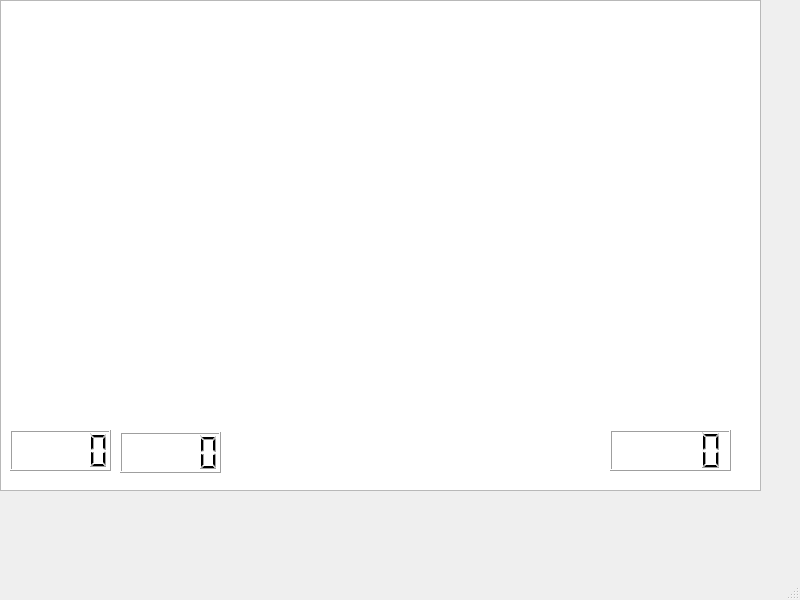
<?xml version="1.0" encoding="UTF-8"?>
<ui version="4.0">
 <class>MainWindow</class>
 <widget class="QMainWindow" name="MainWindow">
  <property name="geometry">
   <rect>
    <x>0</x>
    <y>0</y>
    <width>800</width>
    <height>600</height>
   </rect>
  </property>
  <property name="windowTitle">
   <string>MainWindow</string>
  </property>
  <widget class="QWidget" name="centralwidget">
   <widget class="QGraphicsView" name="graphicsView">
    <property name="geometry">
     <rect>
      <x>0</x>
      <y>0</y>
      <width>761</width>
      <height>491</height>
     </rect>
    </property>
   </widget>
   <widget class="QLCDNumber" name="lcdNumber">
    <property name="geometry">
     <rect>
      <x>610</x>
      <y>430</y>
      <width>121</width>
      <height>41</height>
     </rect>
    </property>
   </widget>
   <widget class="QLCDNumber" name="lcdNumber_2">
    <property name="geometry">
     <rect>
      <x>10</x>
      <y>430</y>
      <width>101</width>
      <height>41</height>
     </rect>
    </property>
   </widget>
   <widget class="QLCDNumber" name="lcdNumber_3">
    <property name="geometry">
     <rect>
      <x>120</x>
      <y>432</y>
      <width>101</width>
      <height>41</height>
     </rect>
    </property>
   </widget>
  </widget>
  <widget class="QMenuBar" name="menubar">
   <property name="geometry">
    <rect>
     <x>0</x>
     <y>0</y>
     <width>800</width>
     <height>21</height>
    </rect>
   </property>
  </widget>
  <widget class="QStatusBar" name="statusbar"/>
 </widget>
 <resources/>
 <connections/>
</ui>
